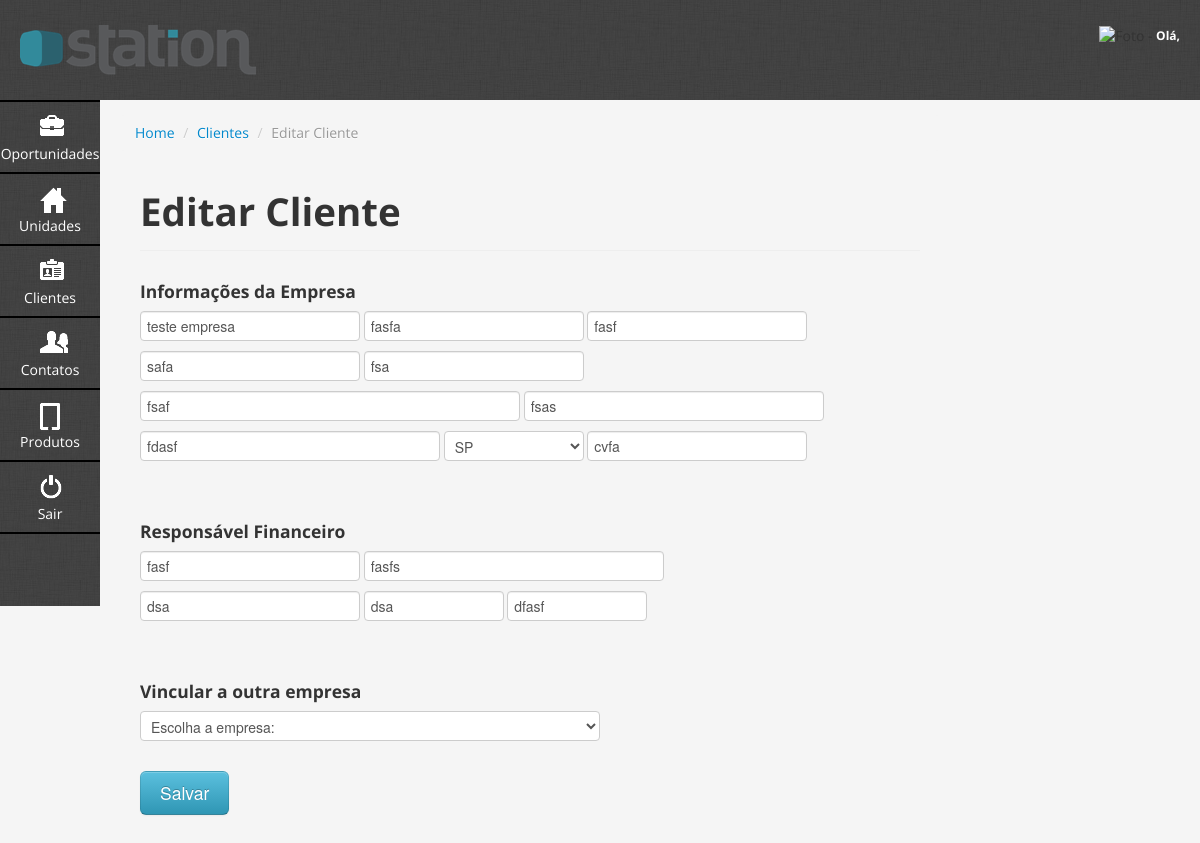
The page /modules/clientes/editarCliente.php on the database as committed earlier.
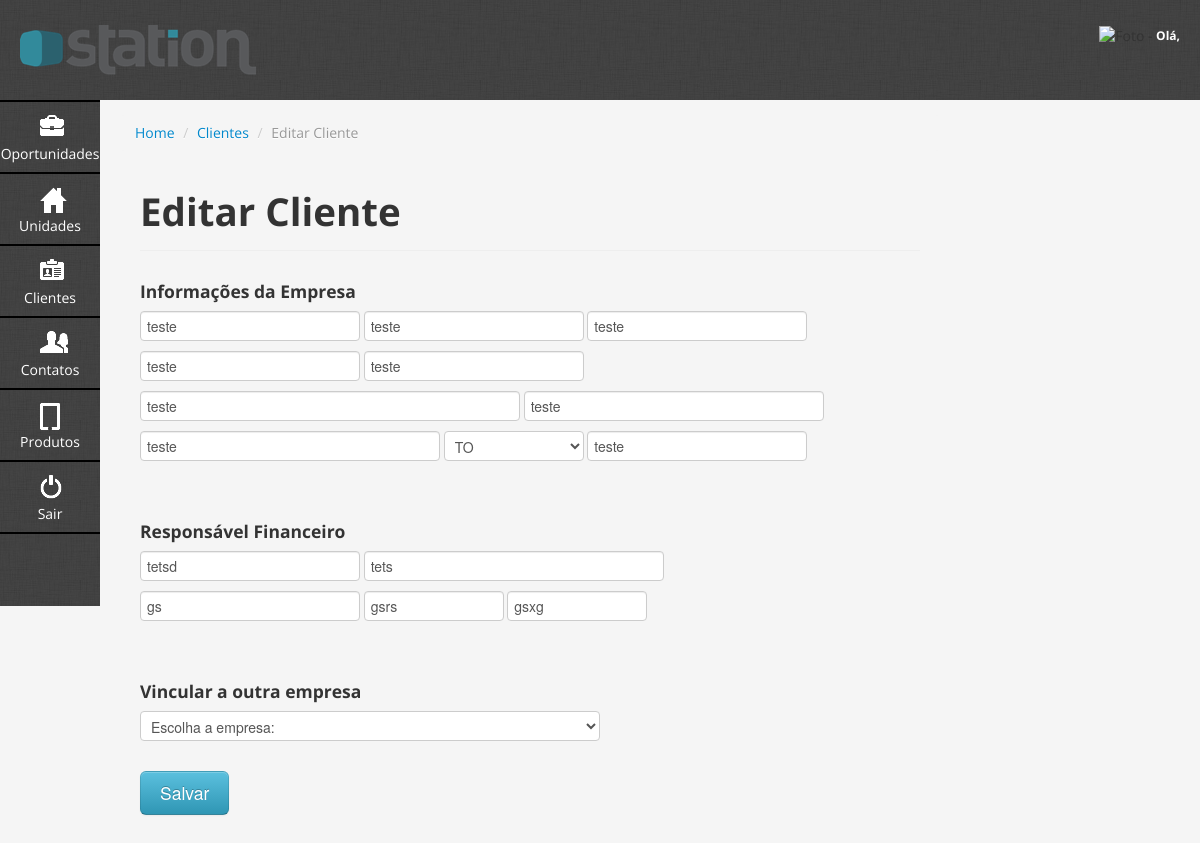
The same page on the database as committed later.
### tables this page shows
CREATE TABLE `sta_clientes` (
  `cliente_10_id` int(11) NOT NULL AUTO_INCREMENT,
  `cliente_30_nome` text NOT NULL,
  `cliente_30_cnpj` text NOT NULL,
  `cliente_30_razaoSocial` text NOT NULL,
  `cliente_30_inscMunicipal` text NOT NULL,
  `cliente_30_inscEstadual` text NOT NULL,
  `cliente_30_endereco` text NOT NULL,
  `cliente_30_complemento` text NOT NULL,
  `cliente_30_cidade` text NOT NULL,
  `cliente_30_estado` text NOT NULL,
  `cliente_30_cep` text NOT NULL,
  `cliente_30_nomeResponsavel` text NOT NULL,
  `cliente_30_sobrenomeResponsavel` text NOT NULL,
  `cliente_30_emailResponsavel` text NOT NULL,
  `cliente_30_telefoneResponsavel` text NOT NULL,
  `cliente_30_celularResponsavel` text NOT NULL,
  `cliente_10_idPai` int(11) NOT NULL,
  PRIMARY KEY (`cliente_10_id`)
);

### conf/config.php (called while the page is built, shortened)
<?php
if ($_SERVER['SERVER_ADDR'] == "127.0.0.1" || $_SERVER['SERVER_ADDR'] == "::1"){
    $urlGeral = "http://localhost/agenda";
}else {
    $urlGeral = "http://stationct.com.br/agenda";
}
$urlModules = $urlGeral."/modules";
$urlUnidades = $urlModules."/unidades";
$urlProdutos = $urlModules."/produtos";
$urlClientes = $urlModules."/clientes";
$urlContatos = $urlModules."/contatos";
$urlOportunidades = $urlModules."/oportunidades";
?>

### modules/clientes/entity/Cliente.php (called while the page is built, shortened)
<?php
class Cliente {
    protected $nome;
    protected $cnpj;
    protected $razaoSocial;
    protected $inscMunicipal;
    protected $inscEstadual;
    protected $endereco;
    protected $complemento;
    protected $cidade;
    protected $estado;
    protected $cep;
    protected $nomeResponsavel;
    protected $sobrenomeResponsavel;
    protected $emailResponsavel;
	protected $telefoneResponsavel;
	protected $celularResponsavel;
    public function getNome() {
        return $this->nome;
    }
    public function setNome($nome) {
        $this->nome = $nome;
    }
    public function getCnpj(){
		return $this->cnpj;
	}
	public function setCnpj($cnpj){
		$this->cnpj = $cnpj;
	}
	public function getRazaoSocial(){
		return $this->razaoSocial;
	}
	public function setRazaoSocial($razaoSocial){
		$this->razaoSocial = $razaoSocial;
	}
	public function getInscMunicipal(){
		return $this->inscMunicipal;
	}
	public function setInscMunicipal($inscMunicipal){
		$this->inscMunicipal = $inscMunicipal;
	}
	public function getInscEstadual(){
		return $this->inscEstadual;
	}
	public function setInscEstadual($inscEstadual){
		$this->inscEstadual = $inscEstadual;
	}
	public function getEndereco(){
		return $this->endereco;
	}
	public function setEndereco($endereco){
		$this->endereco = $endereco;
	}
	public function getComplemento(){
		return $this->complemento;
	}
	public function setComplemento($complemento){
		$this->complemento = $complemento;
	}
	public function getCidade(){
		return $this->cidade;
	}
	public function setCidade($cidade){
		$this->cidade = $cidade;
	}
	public function getEstado(){
		return $this->estado;
	}
	public function setEstado($estado){
		$this->estado = $estado;
	}
	public function getCep(){
		return $this->cep;
	}
	public function setCep($cep){
		$this->cep = $cep;
	}
	public function getNomeResponsavel(){
		return $this->nomeResponsavel;
	}
	public function setNomeResponsavel($nomeResponsavel){
		$this->nomeResponsavel = $nomeResponsavel;
	}
	public function getSobrenomeResponsavel(){
		return $this->sobrenomeResponsavel;
	}
	public function setSobrenomeResponsavel($sobrenomeResponsavel){
		$this->sobrenomeResponsavel = $sobrenomeResponsavel;
	}
	public function getEmailResponsavel(){
		return $this->emailResponsavel;
	}
	public function setEmailResponsavel($emailResponsavel){
		$this->emailResponsavel = $emailResponsavel;
	}
	public function getTelefoneResponsavel(){
		return $this->telefoneResponsavel;
	}
	public function setTelefoneResponsavel($telefoneResponsavel){
		$this->telefoneResponsavel = $telefoneResponsavel;
	}
	public function getCelularResponsavel(){
		return $this->celularResponsavel;
	}
	public function setCelularResponsavel($celularResponsavel){
		$this->celularResponsavel = $celularResponsavel;
	}
}
?>

### modules/clientes/controller/ClienteController.php (called while the page is built, shortened)
<?php
class ClienteController {
    public function listAction($id = false) {
        $whereQuery[] = (!$id) ? "1 = 1" : "cliente_10_id = " . $id;
        $strQuery = "SELECT * FROM sta_clientes WHERE ".implode(" AND ", $whereQuery);
        $result = mysql_query($strQuery);
        $retArr = array();
        $i = 1;
        if (mysql_num_rows($result) > 0) {
            while ($row = mysql_fetch_assoc($result)) {
                $retArr[$i] = $row;
                $i++;
            }
        }
        return $retArr;
    }
}
?>

### modules/clientes/editarCliente.php (the view, shortened to what this page needs)
<?php
include $_SERVER['DOCUMENT_ROOT'] . '/agenda/conf/config.php';
if ($_SESSION['LogadoSTATION'] != "1" && (isset($_GET['id']) && $_GET['id'] > 0)){
	header("Location: index.php");
}else{
    $clienteController = new ClienteController();
    $cliente = $clienteController->listAction($_GET['id'] , 1);
    $clienteClass = new Cliente();
    $clienteClass->fetchEntity($cliente[1]);
?>
<?php include($_SERVER['DOCUMENT_ROOT']."/agenda/inc/header.php");?>
<div class="content">
			<ul class="breadcrumb">
				<li><a href="/agenda/painel.php">Home</a> <span class="divider">/</span></li>
                <li><a href="/agenda/modules/clientes/listarCliente.php">Clientes</a> <span class="divider">/</span></li>
				<li class="active">Editar Cliente</li>
			</ul>
			<div class="span10">
				<div class="page-header">
					<h1>Editar Cliente</h1>
				</div>
                <form name="gravarCliente" method="post" action="<?php echo $urlClientes;?>/action/crudCliente.php?op=editar">
                    <h4>Informações da Empresa</h4>
                    <div class="row">
                        <div class="span10" style="margin-bottom:20px;">
                            <input type="text" class="span3" id="nome" name="nome" placeholder="Nome da Empresa" value="<?php echo $clienteClass->getNome();?>">
                            <input type="text" class="span3" id="cnpj" name="cnpj" placeholder="CNPJ" value="<?php echo $clienteClass->getCnpj();?>">
                            <input type="text" class="span3" id="razaoSocial" name="razaoSocial" placeholder="Razão Social" value="<?php echo $clienteClass->getRazaoSocial();?>">
                            <input type="text" class="span3" id="inscMunicipal" name="inscMunicipal" placeholder="Inscrição Comercial" value="<?php echo $clienteClass->getInscMunicipal();?>">
                            <input type="text" class="span3" id="inscEstadual" name="inscEstadual" placeholder="Inscrição Municipal" value="<?php echo $clienteClass->getInscEstadual();?>">
                            <br>
                            <input type="text" class="span5" id="endereco" name="endereco" placeholder="Endereço Completo" value="<?php echo $clienteClass->getEndereco();?>">
                            <input type="text" class="span4" id="complemento" name="complemento" placeholder="Complemento" value="<?php echo $clienteClass->getComplemento();?>">
                            <br />
                            <input type="text" class="span4" id="cidade" name="cidade" placeholder="Cidade" value="<?php echo $clienteClass->getCidade();?>">
                            <select name="estado" id="estado" class="span2">
                            	<option value="<?php echo $clienteClass->getEstado();?>"><?php echo $clienteClass->getEstado();?></option>
                            </select>
                            <input type="text" class="span3" id="cep" name="cep" placeholder="CEP" value="<?php echo $clienteClass->getCep();?>">
                        </div>
                    </div>
                    <br>
                    <h4>Responsável Financeiro</h4>
                    <div class="row">
                        <div class="span10" style="margin-bottom:20px;">
                            <input type="text" class="span3" id="nomeResponsavel" name="nomeResponsavel" placeholder="Primeiro Nome" value="<?php echo $clienteClass->getNomeResponsavel();?>">
                            <input type="text" class="span4" id="sobrenomeResponsavel" name="sobrenomeResponsavel" placeholder="Sobrenome" value="<?php echo $clienteClass->getSobrenomeResponsavel();?>">
                            <br>
                            <input type="text" class="span3" id="emailResponsavel" name="emailResponsavel" placeholder="E-mail" value="<?php echo $clienteClass->getEmailResponsavel();?>">
                            <input type="text" class="span2" id="telefoneResponsavel" name="telefoneResponsavel" placeholder="Telefone Comercial" value="<?php echo $clienteClass->getTelefoneResponsavel();?>">
                            <input type="text" class="span2" id="celularResponsavel" name="celularResponsavel" placeholder="Celular" value="<?php echo $clienteClass->getCelularResponsavel();?>">
                        </div>
                    </div>
                    <br>
                    <h4>Vincular a outra empresa</h4>
                    <div class="row" id="lastRow">
                        <div class="span10">
                            <select class="span6" id="clientes" name="clientes">
                                <option value="">Escolha a empresa:</option>
                            </select>
                        </div>
                    </div>
                    <br>
                    <input type="button" onclick="validaCliente()" class="btn btn-info btn-large" value="Salvar" />
                </form>
			</div>
		</div>
<?php include("inc/footer.php");?>
<?php
	}
?>

### inc/header.php (shortened to what this page needs)
<?php
	include($_SERVER['DOCUMENT_ROOT'].'/agenda/conf/config.php');
?>
<!DOCTYPE html>
<html>
<head>
    <link href="<?php echo $urlGeral; ?>/css/style.css" rel="stylesheet" type="text/css" />
    <link href="<?php echo $urlGeral; ?>/bootstrap/css/bootstrap.css" rel="stylesheet" type="text/css" />
    <link href="<?php echo $urlGeral; ?>/bootstrap/css/bootstrap.icon-large.min.css" rel="stylesheet">
    <link href="<?php echo $urlGeral; ?>/css/datepicker.css" rel="stylesheet" type="text/css" />
</head>
<body>
    <div id="topo" class="clearfix">
        <img src="<?php echo $urlGeral; ?>/images/logo.png" border="0" class="logo" />
        <div class="logado">
        	<img src="<?php echo $urlGeral; ?>/images/upload/usuarios/<?php echo $_SESSION['FotoUrlSTATION']; ?>" alt="Foto - <?php echo $_SESSION['NomeSTATION']; ?>" width="45">
        	<span>Olá, <?php echo $_SESSION['NomeSTATION']; ?></span>
        </div>
    </div>
    <div id="menu" class="clearfix">
        <ul class="nav">
            <?php
                if($_SESSION["TipoSTATION"] != "3"){
            ?>
                <li>
                    <a id="dropProdutos" href="<?php echo $urlOportunidades; ?>/listarOportunidade.php" role="button">
                        <i class="icon-large icon-briefcase"></i>
                        <br>
                        <span>Oportunidades</span>
                    </a>
                </li>
                <li>
                	<a id="dropProdutos" href="<?php echo $urlUnidades; ?>/listarUnidade.php" role="button">
                    	<i class="icon-large icon-home"></i>
                		<br>
                        <span>Unidades</span>
                    </a>
                </li>
                <li>
                	<a id="dropProdutos" href="<?php echo $urlClientes; ?>/listarCliente.php" role="button">
                    	<i class="icon-large icon-nameplate"></i>
                		<br>
                        <span>Clientes</span>
                    </a>
                </li>
                <li>
                    <a id="dropProdutos" href="<?php echo $urlContatos; ?>/listarContato.php" role="button">
                        <i class="icon-large icon-parents"></i>
                        <br>
                        <span>Contatos</span>
                    </a>
                </li>
                <li>
                	<a id="dropProdutos" href="<?php echo $urlProdutos; ?>/listarProduto.php" role="button">
                    	<i class="icon-large icon-ipad"></i>
                		<br>
                        <span>Produtos</span>
                    </a>
                </li>
            <?php
                }
            ?>
            <li>
            	<a href="<?php echo $urlGeral; ?>/conf/logout.php">
                	<i class="icon-large icon-off"></i>
                	<br>
                	<span>Sair</span>
                </a>
            </li>
        </ul>
    </div>

### inc/footer.php (shortened to what this page needs)
</body>
</html>

### css/style.css (style rules this page uses)
#topo { position:relative; width:100%; height:80px; padding:10px 0; background:url(../images/bg.png) #424242; }
#topo .logo { float:left; margin-left:20px; margin-top:15px; }
#topo .logado { float:right; margin:15px 20px 0 0; }
#topo .logado span { font-size:12px; color:#FFFFFF; font-weight:bold; }
#menu { position:relative; float:left; height:506px; width:100px; background:url(../images/bg.png) #424242; margin-bottom:0 !important; }
#menu .nav li { height:70px; border-top:1px solid #000000; border-bottom:1px solid #000000; }
#menu .nav li:first-child { border-top:2px solid #000000; }
#menu .nav li:last-child { border-bottom:2px solid #000000; }
#menu .nav li a { width:100%; padding-top:12px; height:58px; text-align:center; color:#FFFFFF; }
#menu .nav li a i { margin-left:7px; }
.content { float:left; width:820px; padding:15px 20px; overflow:visible; }

Rows that differ between the two databases and show on the page:
changed sta_clientes: nome "teste empresa" → "teste"; cnpj "fasfa" → "teste"; razaoSocial "fasf" → "teste"; inscMunicipal "safa" → "teste"; inscEstadual "fsa" → "teste"; endereco "fsaf" → "teste"; complemento "fsas" → "teste"; cidade "fdasf" → "teste"; estado "SP" → "TO"; cep "cvfa" → "teste"; nomeResponsavel "fasf" → "tetsd"; sobrenomeResponsavel "fasfs" → "tets"; emailResponsavel "dsa" → "gs"; telefoneResponsavel "dsa" → "gsrs"; celularResponsavel "dfasf" → "gsxg"
